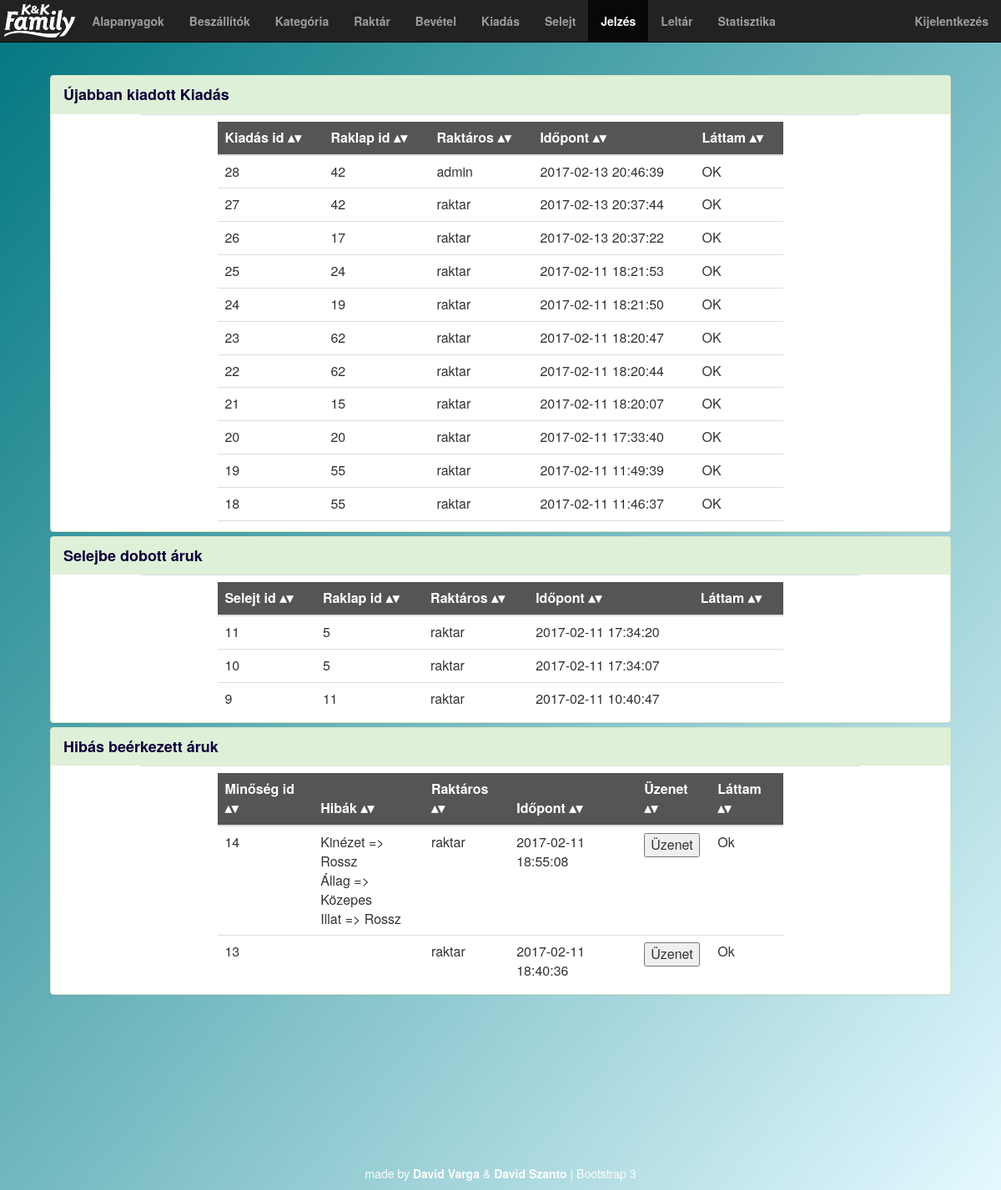
Page /admin/alert.php on the committed database.
### tables this page shows
CREATE TABLE `alert` (
  `id` int(11) NOT NULL,
  `type` varchar(20) NOT NULL,
  `param` varchar(100) NOT NULL,
  `param2` varchar(1000) NOT NULL,
  `time` timestamp NOT NULL DEFAULT CURRENT_TIMESTAMP,
  `user_id` int(11) NOT NULL,
  `seen` tinyint(1) NOT NULL DEFAULT '0',
  `deleted` tinyint(1) NOT NULL DEFAULT '0'
);

CREATE TABLE `user` (
  `id` int(11) NOT NULL,
  `name` varchar(50) NOT NULL,
  `password` varchar(50) NOT NULL,
  `type` int(11) NOT NULL,
  `deleted` tinyint(1) NOT NULL DEFAULT '0'
);

### helper/contentgenerator.php (the view, shortened to what this page needs)
<?php
function alertOutput(){
	$mysqli = connect();
	$results = $mysqli->query("SELECT a.id, a.type, a.param, a.param2, a.time, u.name, a.seen from alert a, user u where u.id = a.user_id and a.deleted = false and a.type='output' order by time desc ");
	print '<table class="table table-hover sortable">';
	print '<thead>';
	print '<tr>';
	print '<th>Kiadás id</th>';
	print '<th>Raklap id</th>';
	print '<th>Raktáros</th>';
	print '<th>Időpont</th>';
	print '<th>Láttam</th>';
	print '</tr>';
	print '</thead>';
	while($row = $results->fetch_assoc()) {
		print '<tr';
		print '>';
		print '<td>'.$row["param"].'</td>';
		print '<td>'.$row["param2"].'</td>';
		print '<td>'.$row["name"].'</td>';
		print '<td>'.$row["time"].'</td>';
		if($row["seen"] == '0' ){
			print '<td><button class="btn btn-sm btn-danger" onclick="updateAlert('.$row["id"].')">OK</button></td>';
		}else{
			print '<td> OK </td>';
		}
		print '</tr>';
	}
	print '</table>';
}
function alertSpare(){
	$mysqli = connect();
	$results = $mysqli->query("SELECT a.id, a.type, a.param, a.param2, a.time, u.name, a.seen from alert a, user u where u.id = a.user_id and a.deleted = false and a.type='trash' order by time desc ");
	print '<table class="table table-hover sortable">';
	print '<thead>';
	print '<tr>';
	print '<th>Selejt id</th>';
	print '<th>Raklap id</th>';
	print '<th>Raktáros</th>';
	print '<th>Időpont</th>';
	print '<th>Láttam</th>';
	print '</tr>';
	print '</thead>';
	while($row = $results->fetch_assoc()) {
		print '<tr';
		print '>';
		print '<td>'.$row["param"].'</td>';
		print '<td>'.$row["param2"].'</td>';
		print '<td>'.$row["name"].'</td>';
		print '<td>'.$row["time"].'</td>';
		if($row["seen"] == '0' ){
		print '<td><button class="btn btn-sm btn-danger" onclick="updateAlert('.$row["id"].')">OK</button></td>';
		}else{
			print '<td> </td>';
		}
		print '</tr>';
	}
	print '</table>';
}
function alertInput(){
	$mysqli = connect();
	$results = $mysqli->query("SELECT a.id, a.type, a.param, a.param2, a.time, u.name, a.seen from alert a, user u where u.id = a.user_id and a.deleted = false and a.type='input' order by time desc ");
	print '<table class="table table-hover sortable">';
	print '<thead>';
	print '<tr>';
	print '<th>Minőség id</th>';
	print '<th>Hibák</th>';
	print '<th>Raktáros</th>';
	print '<th>Időpont</th>';
	print '<th>Üzenet</th>';
	print '<th>Láttam</th>';
	print '</tr>';
	print '</thead>';
	while($row = $results->fetch_assoc()) {
		print '<tr';
		print '>';
		print '<td>'.$row["param"].'</td>';
		$data = json_decode($row["param2"],True);
		print '<td>';
		if($data != null){
			foreach ($data as $i => $value) {
				if(is_numeric($value) && (2 == (int)$value || 1 == (int)$value) && $i != 'product'){
					print minosegmap2($i).' => '.minosegmap((int)$value).'<br/>';
				}
			}
		}
		print '</td>';
		print '<td>'.$row["name"].'</td>';
		print '<td>'.$row["time"].'</td>';
		print '<td> <button onclick="bootbox.alert('.mymessage($data).')">Üzenet</button></td>';
		if($row["seen"] == '0' ){
			print '<td><button class="btn btn-sm btn-danger" onclick="updateAlert('.$row["id"].')">OK</button></td>';
		}else{
			print '<td> Ok </td>';
		}
		print '</tr>';
	}
	print '</table>';
}
function minosegmap($i){
	if($i === 1){
		return "Rossz";
	}else if($i === 2){
		return "Közepes";
	}else if($i === 3){
		return "OK";
	}else{
		return '';
	}
}
function minosegmap2($i){
	if($i === "appearance"){
		return "Kinézet";
	}else if($i === "consistency"){
		return "Állag";
	}else if($i === "smell"){
		return "Illat";
	}else if($i === "color"){
		return "Szín";
	}else if($i === "clearness"){
		return "Tisztaság Hőfok";
	}else if($i === "pallet_quality"){
		return "Raklap minőság";
	}else{
		return '';
	}
}
function mymessage($data){
	$str = "'<h2>Kedves Ügyfelünk!</h2>";
	$str .= "<br/>Rossz minőségű árut szállítottak üzemünkbe.";
	$str .= "<br/>Az áruval alábbi problémáink voltak:<br/>";
	$str .= "<ul>";
	if($data != null){
		foreach ($data as $i => $value) {
			if(is_numeric($value) && (2 == (int)$value || 1 == (int)$value) && $i != 'product'){
				$str .= "<li>".minosegmap2($i)." : ".minosegmap((int)$value)." </li>";
			}
		}
	}
	$str .= "</ul>";
	$str .= "<p>Az áruátvételt megtagadtuk</p>";
	$str .= "Üdvözlettel<br/><br/>";
	$str .= "KKFAMILY<br/><br/>'";
	return $str;
}
?>

### common/header.php (shortened to what this page needs)
<html>
	<head>
		<?php
		$version = rand();
		?>
		<link href="../js/bootstrap-3.3.7-dist/css/bootstrap.min.css" rel="stylesheet">
		<link rel="stylesheet" type="text/css" href="../css/styles.css?v=<?php echo $version;?>">
	</head>
	<body class="admin">
		<?php
			require('../helper/contentgenerator.php');
			if($selected == "admin")
				require("../common/adminnavbar.php");
			else
				require("../common/tabletnavbar.php");
		?>

### common/adminnavbar.php (shortened to what this page needs)
<nav class="navbar navbar-inverse navbar-fixed-top">
	<div class="container-fluid">
		<div class="navbar-header">
			<a class="navbar-brand" href="admin.php"><img alt="KK Family" src="../img/kkfamily_logo.png"></a>
		</div>
		<div class="collapse navbar-collapse" id="bs-example-navbar-collapse-1">
			<ul class="nav navbar-nav navbar-left">
				<li <?php if($selector == "product"){ echo "class=\"active\"";} ?>><a href="product.php">Alapanyagok</a></li>
				<li <?php if($selector == "supplier"){ echo "class=\"active\"";} ?>><a href="supplier.php">Beszállítók</a></li>
				<li <?php if($selector == "category"){ echo "class=\"active\"";} ?>><a href="category.php">Kategória</a></li>
				<li <?php if($selector == "storage"){ echo "class=\"active\"";} ?>><a href="storage.php">Raktár</a></li>
				<li <?php if($selector == "input"){ echo "class=\"active\"";} ?>><a href="input.php">Bevétel</a></li>
				<li <?php if($selector == "output"){ echo "class=\"active\"";} ?>><a href="output.php">Kiadás</a></li>
				<li <?php if($selector == "spare"){ echo "class=\"active\"";} ?>><a href="spare.php">Selejt</a></li>
				<li <?php if($selector == "alert"){ echo "class=\"active\"";} ?>><a id='alerta'  href="alert.php">Jelzés</a></li>
				<li <?php if($selector == "inventory"){ echo "class=\"active\"";} ?>><a href="inventory.php">Leltár</a></li>
				<li <?php if($selector == "statistics"){ echo "class=\"active\"";} ?>><a href="statistics.php">Statisztika</a></li>
			</ul>
			<ul class="nav navbar-nav navbar-right">
				<li><a href="../logout.php">Kijelentkezés</a></li>
			</ul>
		</div>
	</div>
</nav>

### admin/alert.php
<?php
$selected ="admin";
$selector ="alert";
require("../common/header.php");
?>
<br/>
 <div class="panel-group">
		<div class="panel panel-success">
			<div class="panel-heading">
				<a data-toggle="collapse" href="#collapse4">
	  				Újabban kiadott Kiadás
	  			</a>
			</div>
			<div id="collapse4" class="panel-collapse collapse in">
			  	<table class="table">
			  		<tr>
			  		<td>
						<div>
						<?php
							alertOutput();
						?>
						</div>
					</td>
				</tr>
			  	</table>
			</div>
		</div>
		<div class="panel panel-success">
			<div class="panel-heading">
				<a data-toggle="collapse" href="#collapse5">
	  				Selejbe dobott áruk
	  			</a>
			</div>
			<div id="collapse5" class="panel-collapse collapse in">
			  	<table class="table">
			  		<tr>
			  		<td>
						<div>
						<?php
							alertSpare();
						?>
						</div>
					</td>
				</tr>
			  	</table>
			</div>
		</div>
		<div class="panel panel-success">
			<div class="panel-heading">
				<a data-toggle="collapse" href="#collapse6">
	  				Hibás beérkezett áruk
	  			</a>
			</div>
			<div id="collapse6" class="panel-collapse collapse in">
			  	<table class="table">
			  		<tr>
			  		<td>
						<div>
						<?php
							alertInput();
						?>
						</div>
					</td>
				</tr>
			  	</table>
			</div>
		</div>
</div>
<?php
require("../common/footer.php");
?>

### common/footer.php (shortened to what this page needs)
		<br/>
		<footer class="footer navbar-fixed-bottom">
            <div class="container text-center">
                <p style="font-color: #ffffff">made by <b>David Varga</b> &amp; <b>David Szanto</b> | Bootstrap 3</p>
            </div>
        </footer>
	</body>
</html>

### css/styles.css (style rules this page uses)
body { background: red; background: -webkit-linear-gradient(left top, #00767F, #E3F9FF); background: -o-linear-gradient(bottom right, #00767F, #E3F9FF); background: -moz-linear-gradient(bottom right, #00767F, #E3F9FF); background: linear-gradient(to bottom right, #00767F, #E3F9FF); background-repeat: no-repeat; padding-top: 70px; }
p { color: #fffdf9; }
a { color: #0F003B; font-weight: bold; }
.panel { width:90%; margin: 0 auto; float: none; margin-bottom: 10px; }
.panel-collapse { max-height: 500px; overflow-y: scroll; }
.panel-heading { font-size: 18px; }
.table { background-color: white; float: none; margin: 0 auto; width: 80%; }
thead { background-color: #555555; text-align:center; color:white; }
table.sortable th:not(.sorttable_sorted):not(.sorttable_sorted_reverse):not(.sorttable_nosort):after { content: " \25B4\25BE" }
.navbar-brand { padding: 5px; }
.navbar-brand>img { height: 100%; width: auto; }

### rows in the picture
alert: param "28", param2 "42", user.name "admin", time "2017-02-13 20:46:39", seen "OK"
alert: param "27", param2 "42", user.name "raktar", time "2017-02-13 20:37:44", seen "OK"
alert: param "26", param2 "17", user.name "raktar", time "2017-02-13 20:37:22", seen "OK"
alert: param "25", param2 "24", user.name "raktar", time "2017-02-11 18:21:53", seen "OK"
alert: param "24", param2 "19", user.name "raktar", time "2017-02-11 18:21:50", seen "OK"
alert: param "23", param2 "62", user.name "raktar", time "2017-02-11 18:20:47", seen "OK"
alert: param "22", param2 "62", user.name "raktar", time "2017-02-11 18:20:44", seen "OK"
alert: param "21", param2 "15", user.name "raktar", time "2017-02-11 18:20:07", seen "OK"
alert: param "20", param2 "20", user.name "raktar", time "2017-02-11 17:33:40", seen "OK"
alert: param "19", param2 "55", user.name "raktar", time "2017-02-11 11:49:39", seen "OK"
alert: param "18", param2 "55", user.name "raktar", time "2017-02-11 11:46:37", seen "OK"
alert: param "11", param2 "5", user.name "raktar", time "2017-02-11 17:34:20", seen 1 (drawn)
alert: param "10", param2 "5", user.name "raktar", time "2017-02-11 17:34:07", seen 1 (drawn)
alert: param "9", param2 "11", user.name "raktar", time "2017-02-11 10:40:47", seen 1 (drawn)
alert: param "14", i "Kinézet", i "Állag", value "Közepes", i "Illat", user.name "raktar", time "2017-02-11 18:55:08", seen "Ok"
alert: seen "Rossz"
alert: param "13", user.name "raktar", time "2017-02-11 18:40:36", seen "Ok"
